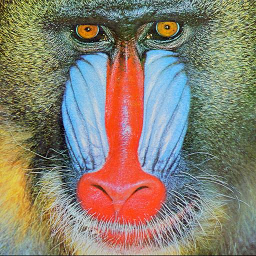
%> input picture Images/baboon256.bmp, 256 x 256 px
$ octave CatMap_Encryption.m   (GNU Octave 9; MATLAB toolbox functions it lacks are replaced by stand-ins)
%> lines starting %> are read from the running program, lines starting %| are printed output that depends on the picture
### fChen.m
function ChenValue = fChen(N,x0h,y0h,z0h,cax)
%%%%%%%%%%%%%%%%%%%%%%%%%%%%%%
% Matlab code: Chen
a=35; b=3; c=cax; % constant parameters

y1 = zeros(1,N); y2 = zeros(1,N); y3 = zeros(1,N);
y1(1)=x0h;  y2(1)=y0h; y3(1)=z0h; % initial value
h=0.05;
h2=h/2;

t = zeros(1,N);
t(1)=0;
i=1;
while i<N  % ode45 fonksiyonunun iþlevi ile benzer
i=i+1;
%%%
% Step from t(i-1) to t(i) using
% the provisional points yt1,yt2,yt3 inbetween
%%%
% 1. Compute f(t,y)
     y1m = y1(i-1);
     y2m = y2(i-1);
     y3m = y3(i-1);

	f01 = a*(y2m-y1m);
	f02 = (c-a)*y1m - y1m*y3m + c*y2m;
    f03 = y1m*y2m - b*y3m;
% 2. Set provisional values yt1
	yt11 = y1(i-1) + h2*f01;
	yt12 = y2(i-1) + h2*f02;
    yt13 = y3(i-1) + h2*f03;
% 3. Compute phase speed ft1 at provisional points
	ft11 = a*(yt12-yt11);
	ft12 = (c-a)*yt11 - yt11*yt13 + c*yt12;
    ft13 = -b*yt13 + yt11*yt12;
% 4. Set provisional values yt2
	yt21 = y1(i-1) + h2*ft11;
	yt22 = y2(i-1) + h2*ft12;
    yt23 = y3(i-1) + h2*ft13;
% 5. Compute phase speed ft2 at provisional points
	ft21 = a*(yt22-yt21);
	ft22 = (c-a)*yt21 - yt21*yt23 + c*yt22;
    ft23 = -b*yt23 + yt21*yt22;
% 6. Set provisional values yt3
	yt31 = y1(i-1) + h*ft21;
	yt32 = y2(i-1) + h*ft22;
    yt33 = y3(i-1) + h*ft23;
% 7. Compute phase speed ft3 at provisional points
	ft31 = a*(yt32-yt31);
	ft32 = (c-a)*yt31 - yt31*yt33 + c*yt32;
    ft33 = -b*yt33 + yt31*yt32;
% 8. Compute final phase speeds ff
	ff1 = (1/6)*( f01 + 2*ft11 + 2*ft21 + ft31 );
	ff2 = (1/6)*( f02 + 2*ft12 + 2*ft22 + ft32 );
    ff3 = (1/6)*( f03 + 2*ft13 + 2*ft23 + ft33 );
% 9. Set new solution values
	y1(i) = y1(i-1) + h*ff1;
	y2(i) = y2(i-1) + h*ff2;
    y3(i) = y3(i-1) + h*ff3;
% Update independent variable
	t(i) = t(i-1) + h;
%x
end
ChenValue = [y1; y2; y3];
% [4 lines of commented-out code are left out]

### fNumberOfCube.m
%% Ýki boyutlu görüntüden oluþabilecek minimum küp adedi
% Görüntü boyutu ikiye bölünüyor ve bu halde
% ayný boyutta 2 tane küp elde ediliyor
% Daha sonra görüntünün kalan kýsmýndan küpler
% elde edilmeye devam ediliyor
% cube: Küplerin boyutlarýný tutan dizi
% boyut: W*H -> Görüntünün boyutu
function cube = fNumberOfCube(boyut)
cube = zeros(1,7); % Maksimum küp sayýsý 7
yariboyut = boyut/2; % Görüntüyü ikiye böl
kup2 = floor(yariboyut^(1/3)); % 2 tane ayný boyutta küp
cube(1) = kup2^3;
cube(2) = kup2^3;
kupT = 2*kup2^3;
it = 3;
while boyut-kupT > 7
   for i=1:(boyut-kupT)
       if i^3>boyut-kupT
            cube(it) = (i-1)^3;
            kupT = kupT + cube(it);
            it = it+1;
            break;
       end
   end
end

% [17 lines of commented-out code are left out]

### fThreeDimension.m
%% Sefa Tunçer / Bilecik Þeyh Edebali Üniversitesi
% Yüksek Lisans
% 17.3.2016
%% 2 BOYUTTAN 3 BOYUTA ÇEVÝRME
% Fonksiyonda 2 boyutlu görüntü piksel deðerlerini
% 3 boyutlu bir kübik yapýya çevirme iþlemi gerçekleþtiriliyor
% ve her küp ayrý bir deðiþkene atanýyor.
% 'new1,...,new7' olmasýnýn sebebi: Belirlenen herhangi bir görüntünün
% maksimum 7 küpten oluþacak þekilde ayarlanmasýdýr.
% 'c1,....,c7' deðiþkenleri: Oluþan küplerdeki deðerler
% Örnek: 'c1', 3x3x3 bir küp ise 27 tane veriye sahiptir.
% 'root' deðiþkeni: Her kübün bir kenarýnýn uzunluðunu dizide tutar.
% I: Gri seviye görüntü
% W: En H: Boy
% cube:
function [c1,c2,c3,c4,c5,c6,c7,root] = fThreeDimension(I,W,H,cubeSize)
elemansayisi = numel(cubeSize);
cubeSize = floor(uint8(cubeSize.^(1/3)));

c1 = zeros(); % Küp 1
c2 = zeros(); % Küp 2
c3 = zeros();
c4 = zeros();
c5 = zeros();
c6 = zeros();
c7 = zeros();

x=1; % Görüntünün yatay baþlangýç deðeri
y=1; % Görüntünün dikey baþlangýç deðeri
for it=1:elemansayisi
    maks = cubeSize(it);
    for i=1:maks
        for j=1:maks
            for k=1:maks
                if x<=H && y<=W
                    if it==1
                        c1(i,j,k) = I(x,y);
                    elseif it==2
                        c2(i,j,k) = I(x,y);
                    elseif it==3
                        c3(i,j,k) = I(x,y);
                    elseif it==4
                        c4(i,j,k) = I(x,y);
                    elseif it==5
                        c5(i,j,k) = I(x,y);
                    elseif it==6
                        c6(i,j,k) = I(x,y);
                    elseif it==7
                        c7(i,j,k) = I(x,y);
                    end
                    y=y+1;
                else % Görüntünün en saðdaki pikseline ulaþýlýrsa
                    x=x+1;
                    y=1;
                    if it==1
                        c1(i,j,k) = I(x,y);
                    elseif it==2
                        c2(i,j,k) = I(x,y);
                    elseif it==3
                        c3(i,j,k) = I(x,y);
                    elseif it==4
                        c4(i,j,k) = I(x,y);
                    elseif it==5
                        c5(i,j,k) = I(x,y);
                    elseif it==6
                        c6(i,j,k) = I(x,y);
                    elseif it==7
                        c7(i,j,k) = I(x,y);
                    end
                    y=y+1;
                end
            end
        end
    end
end
root = cubeSize;

### f3DCatMap.m
%% 3D Chaotic CAT Map
% Sefa Tunçer / Bilecik Þeyh Edebali Üniversitesi
% 17.3.2016
% Görüntüden alýnan küp þeklindeki matrislerde bulunan deðerlerin
%indislerinin yerleri deðiþtirilerek karýþtýrma iþlemi.
% N: Küpün bir kenar boyu
% cubeValue: Küpteki x,y,z deðerleri
% z1: Chen kaotik sisteminden gelen deðerler
% ax,bx,ay,by,az,bz: z1'e baðlý oluþturulan A matrisinde kullanýlacak
% deðerler
% A: Cat Map matrisi 3x3

function mixcube = f3DCatMap(N,cube,z1,cat)
if N~=0 % Küpün elemaný var mý?
    k = 10;
    if N<10
        k = 50;
    end
    %~~~~~~~~~~~~~~~~~~~~~~ Burayý kontrol et. Büyük ihtimalle sorun
    %burada.******************************************************
    ax = round(z1(100)/60*N*k); ay = round(z1(200)/60*N*k); az = round(z1(300)/60*N*k);
    bx = round(z1(50)/60*N*k); by = round(z1(150)/60*N*k); bz = round(z1(350)/60*N*k);
%     dizi = [ax ay az;bx by bz]
    A = [1+ax*az*by, az, ay+ax*az+ax*ay*az*by; % 3D Cat Map Matrisi 3x3
        bz+ax*by+ax*az*by*bz, az*bz+1, ay*az+ax*ay*az*by*bz+ax*az*bz+ax*ay*by+ax;
        ax*bx*by+by, bx, ax*ay*bx*by+ax*bx+ay*by+1];
%     A = [1 3 5; 55 5 6; 7 11 9];
    mixcube = zeros();
    if cat==1 % Þifreleme
        for i=1:N
            for j=1:N
                for k=1:N
                    newcord = mod(A*[i;j;k],N)+1; % i,j,k'nýn küpte yeni konumu belirleniyor
                    xn = newcord(1); % Yeni x koordinatý
                    yn = newcord(2); % Yeni y koordinatý
                    zn = newcord(3); % Yeni z koordinatý
                    mixcube(xn,yn,zn) = cube(i,j,k); % 1.küp karýþtýrýlýyor
                end
            end
        end
    else % cat==0 Deþifreleme ( Tersi alýnýr)
        for i=1:N
            for j=1:N
                for k=1:N
                    newcord = mod(A*[i;j;k],N)+1; % i,j,k'nýn küpte yeni konumu belirleniyor
                    xn = newcord(1); % Yeni x koordinatý
                    yn = newcord(2); % Yeni y koordinatý
                    zn = newcord(3); % Yeni z koordinatý
                    mixcube(i,j,k) = cube(xn,yn,zn); % 1.küp karýþtýrýlýyor
                end
            end
        end
    end
else
    mixcube=0;
end

### fInvThreeDimension.m
%% 3 boyuttan 2 boyuta çevirme
% fThreeDimension fonksiyonunun tersi
% Küplere ayrýlan orjinal görüntü tekrar eski boyutlarýna döndürülüyor
% Tüm küpler ayrýldýðý sýra ile birleþtiriliyor
function [result] = fInvThreeDimension(I,W,H,cube,mixcube1,mixcube2,mixcube3,mixcube4,mixcube5,mixcube6,mixcube7)

elemansayisi = numel(cube);
cube = uint8(cube.^(1/3));

x=1; % Görüntünün yatay baþlangýç deðeri
y=1; % Görüntünün dikey baþlangýç deðeri

for it=1:elemansayisi
    maks = cube(it);
    for i=1:maks
        for j=1:maks
            for k=1:maks
                if x<=H && y<=W
                    if it==1
                        I(x,y) = mixcube1(i,j,k);
                    elseif it==2
                        I(x,y) = mixcube2(i,j,k);
                    elseif it==3
                        I(x,y) = mixcube3(i,j,k);
                    elseif it==4
                        I(x,y) = mixcube4(i,j,k);
                    elseif it==5
                        I(x,y) = mixcube5(i,j,k);
                    elseif it==6
                        I(x,y) = mixcube6(i,j,k);
                    elseif it==7
                        I(x,y) = mixcube7(i,j,k);
                    end
                    y=y+1;
                else
                    y=1;
                    x=x+1;
                    if it==1
                        I(x,y) = mixcube1(i,j,k);
                    elseif it==2
                        I(x,y) = mixcube2(i,j,k);
                    elseif it==3
                        I(x,y) = mixcube3(i,j,k);
                    elseif it==4
                        I(x,y) = mixcube4(i,j,k);
                    elseif it==5
                        I(x,y) = mixcube5(i,j,k);
                    elseif it==6
                        I(x,y) = mixcube6(i,j,k);
                    elseif it==7
                        I(x,y) = mixcube7(i,j,k);
                    end
                    y=y+1;
                end
            end
        end
    end
end
result = I;

### CatMap_Encryption.m
%% CHAOTIC SYSTEM BASED IMAGE ENCRYPTION
% Sefa Tunçer / Bilecik Þeyh Edebali University
% 26.12.2020
%% ~~~~~ Algoritma Adýmlarý ~~~~~
% Adým 1: 128 bit key dizisi oluþtur ve 8 gruba böl.
% Bu 8 grup ax,bx,ay,by,az,bz,Li,S olarak Adým 3'te kullanýlacak.
% Adým 2: Gri seviye görüntüyü birkaç küpten oluþacak biçimde parçala.
%(N1xN1xN1),(N2xN2xN2),....,(NixNixNi)
% Adým 3: ax,bx,ay,by,az,bz parametrelerini kullanarak 3 boyutlu Cat Map'i
% Herbir küp için uygula ve küpleri karýþtýr.
% Adým 4: Difüzyon süreci. x(0)= Li ve C(0)=S olsun.
% Adým 5: 3 boyutlu küp haline getirilen görüntüleri tekrar 2 boyutlu
% görüntü haline çevir.

clear all,
clc

% for python functions
Km = [2 1 3 5 5 6 7 8 9 0 1 2 3 4 5 6]; % enc key 128 bit
secret = Km(1)*1000+Km(2)*100+Km(3)*10+Km(4);
n = 5; t = 3; % for (t,n) threshold in SSS

%Shamir's secret key : (sss)
sss = int2str(secret);

Image = 'baboon256.bmp';
originalFile = strcat('Images/',Image);
cipherFile = strcat('Encrypted/enc_image_',Image);

I = imread(originalFile);
%> I is the input picture: size 256x256x3 uint8; mean R, G, B 137.2, 128.6, 113
% I = rgb2gray(I);
% imwrite(I,'airplain512.bmp');
H = size(I,1); % Görüntünün boy deðeri
%> H = 256
W = size(I,2); % Görüntünün en deðeri
%> W = 256
N = W; % Gri seviye görüntü boyu
%> N = 256

kax = (Km(1)*10+Km(2))/100;
kbx = (Km(3)*10+Km(4))/100;
cax = kax*8.4+20;
x0h = kbx*80-40;
y0h = kax*80-40;
z0h = kbx*60;
xyz1 = fChen(500,x0h,y0h,z0h,cax); % Chen chaotic system
z1 = xyz1(3,:);

Li = z1(100)/60; % Ondalýklý sayý / x(1) Logistic Map giriþ deðeri
S = round(z1(200)/60*255); % Tamsayý / C(1) deðeri

cubeSize = fNumberOfCube(W*H); % Dizide bulunacak küplerin boyutlarýný belirleme
%> cubeSize = [29791 29791 5832 64 27 27 0]
R = W*H-sum(cubeSize); % Küp olmayan kýsým(R<8) = Görüntünün boyutu - küplerin toplamý
%> R = 4
[cube1, cube2, cube3, cube4, cube5, cube6, cube7, root] = fThreeDimension(I,W,H,cubeSize); %Oluþan küpler ve boyutlarý
%> after the loop in fThreeDimension, `for it=1:elemansayisi`: x = 256; y = 253
%> cube7 = 0; root = [31 31 18 4 3 3 0]
elemansayisi = numel(cubeSize); % Oluþan küp sayýsý
%> elemansayisi = 7
root = double(root); % Küplerin bir kenarlarýnýn saklandýðý dizi
cat = 1; % Cat Map matrisinin kendisi veya tersini almak için
% f3DCatMap fonksiyonunda cat 1 ise A, cat 0 ise inv(A)
% ~~Tüm küpler 3D Cat Map ile karýþtýrýlýyor
tic % zaman
mixcube1 = f3DCatMap(root(1),cube1,z1,cat);
%> in f3DCatMap, `ax = round(z1(100)/60*N*k)`: ax = 48
%> in f3DCatMap, `ay = round(z1(200)/60*N*k)`: ay = 67
%> in f3DCatMap, `az = round(z1(300)/60*N*k)`: az = 35
%> in f3DCatMap, `bx = round(z1(50)/60*N*k)`: bx = 28
%> in f3DCatMap, `by = round(z1(150)/60*N*k)`: by = 29
%> in f3DCatMap, `bz = round(z1(350)/60*N*k)`: bz = 53
%> in f3DCatMap, `A = [1+ax*az*by, az, ay+ax*az+ax*ay*az*by; bz+ax*by+ax*az*by*bz, az*bz..`: A = [48721 35 3265987; 2583605 1856 173189417; 39005 28 2614680]
%> the loop in f3DCatMap, `for i=1:N` made 31 passes
mixcube2 = f3DCatMap(root(2),cube2,z1,cat);
%> the loop in f3DCatMap (call 2), `for i=1:N` made 31 passes
mixcube3 = f3DCatMap(root(3),cube3,z1,cat);
mixcube4 = f3DCatMap(root(4),cube4,z1,cat);
mixcube5 = f3DCatMap(root(5),cube5,z1,cat);
mixcube6 = f3DCatMap(root(6),cube6,z1,cat);
mixcube7 = f3DCatMap(root(7),cube7,z1,cat);
%> mixcube7 = 0

% Küpleri birleþtir ve görüntü elde et
Iyeni = fInvThreeDimension(I,W,H,cubeSize,mixcube1,mixcube2,mixcube3,mixcube4,mixcube5,mixcube6,mixcube7);
%> after the loop in fInvThreeDimension, `for it=1:elemansayisi`:
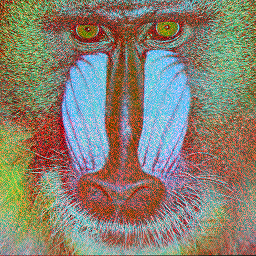
%> I: size 256x256x3 uint8; mean R, G, B 137.2, 128.6, 113; mean of the top-left, top-right, bottom-left and bottom-right quarters 117.8, 129.5, 128.2, 129.5
Iyeni = double(Iyeni);
x = zeros();
x(1) = Li;
for k=2:N*N % Chaotic Logistic Map values create
    x(k) = 4*x(k-1)*(1-x(k-1)); % 0.2-0.8 aralýðýnda olmasý gerekli(0.5 bad point)
end
min_x = min(x); max_x=max(x);
%> after `min_x = min(x)`: min_x = 2.73e-09
%> after `max_x=max(x)`: max_x = 1
Q = zeros();
for k=1:N*N % fi value: Normalization between 0.2-0.8
    Q(k) = (x(k)-min_x)/(max_x-min_x)*(0.8-0.2)+0.2;
    Q(k) = floor(Q(k)*400-75); % Digitize edilmiþ hali
end

C = zeros();
C(1) = S;
for k=2:N*N % XOR operation
    C(k) = bitxor(bitxor(Q(k),mod(Iyeni(k)+Q(k),256)),C(k-1)); % N (color level 256)
end
toc % finish time

CipherImage = reshape(C,W,H); % W*H boyutuna dönüþtür.
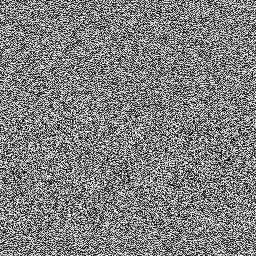
%> CipherImage: size 256x256 double; min 0, max 255, mean 127.7
CipherImage = uint8(CipherImage);
%> CipherImage: size 256x256 uint8

imwrite(CipherImage,cipherFile);

% Call python function for key sharing
%> (the run ends here)
